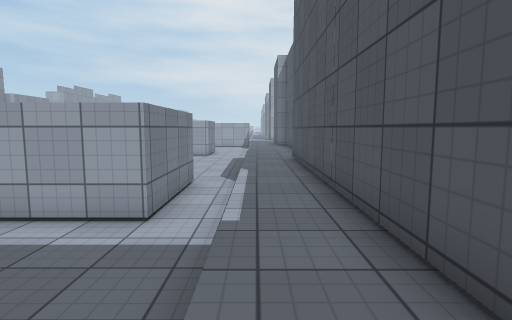
view 1 (above)

19 first-person views from a walk through a scene from a Unity 3-D project. The camera is 1.2 m above the floor, tilts 6° down and sees 80° across. The floor is counted in squares, 1 m on a side. Each view is taken from the middle of a square. On the plan, view 1 faces up. The plan holds only what a view shows up to about 13 squares ahead; the rest is blank. The place goes on beyond the plan. The player is left out. Surface patterns are stand-ins for the level's own textures.

view 2
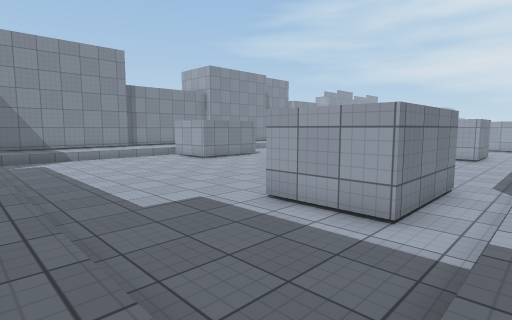

view 3
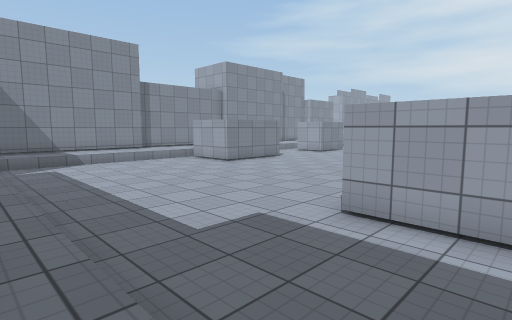

view 4
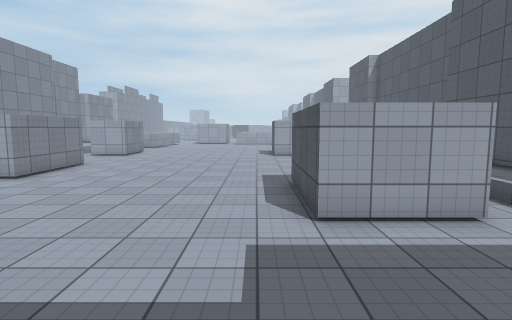

view 5
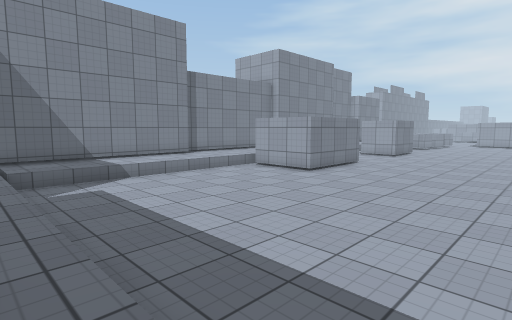

view 6
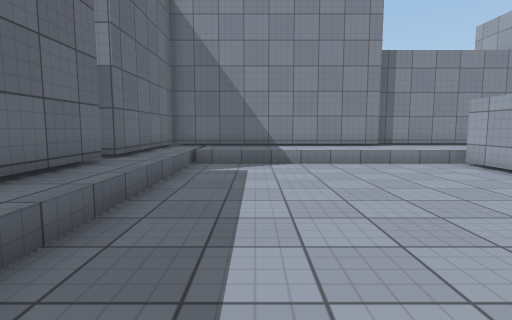

view 7
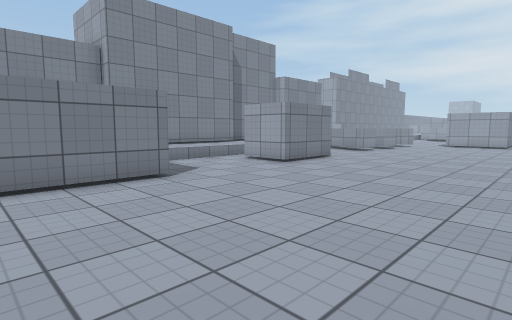

view 8
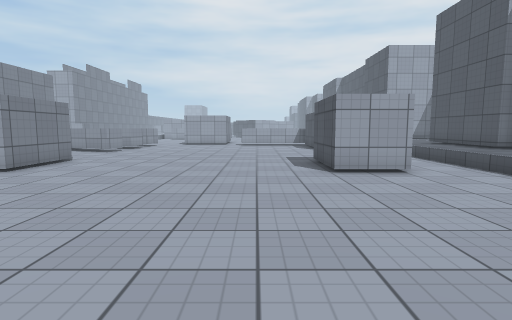

view 9
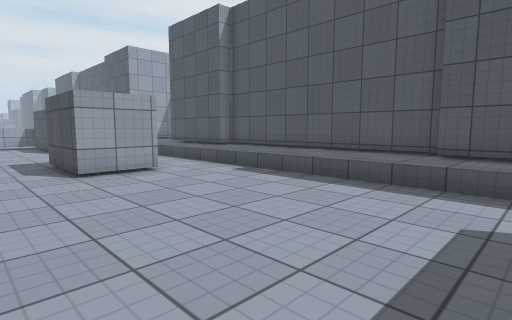

view 10
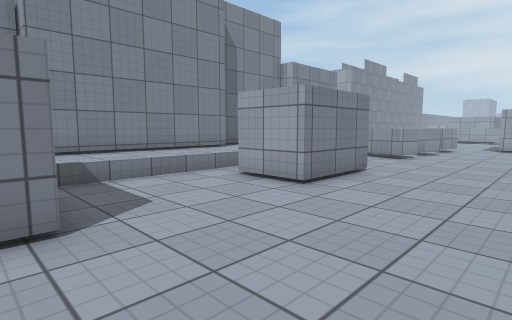

view 11
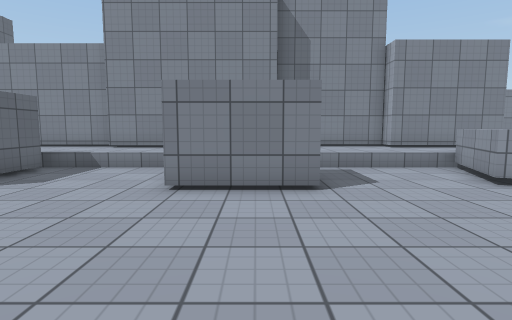

view 12
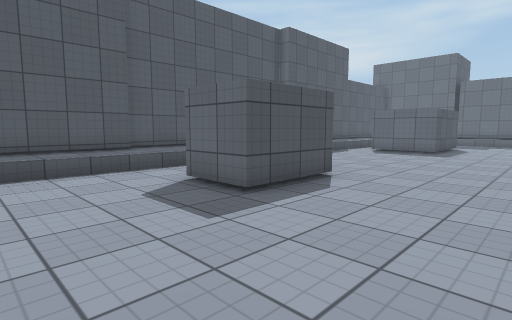

view 13
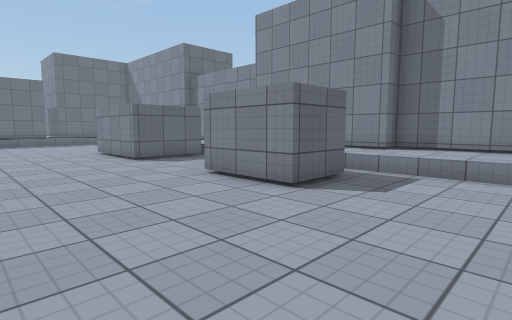

view 14
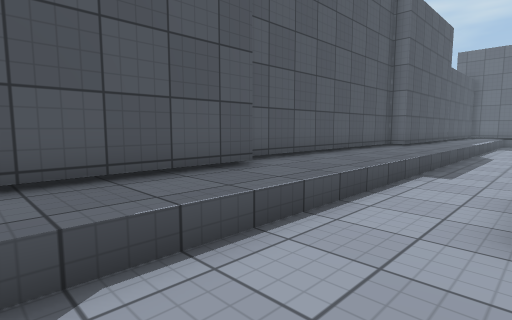

view 15
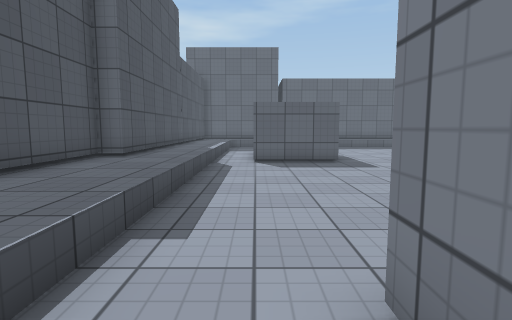

view 16
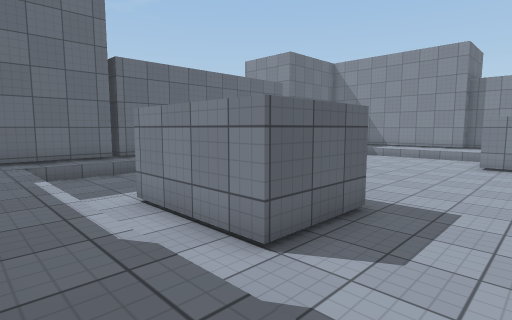

view 17
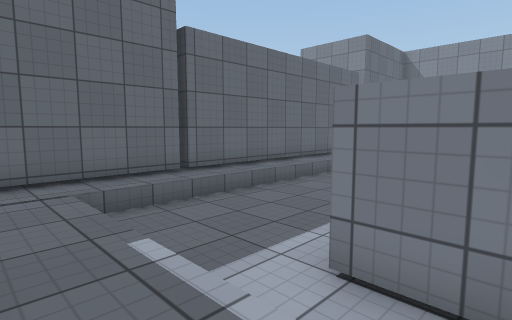

view 18
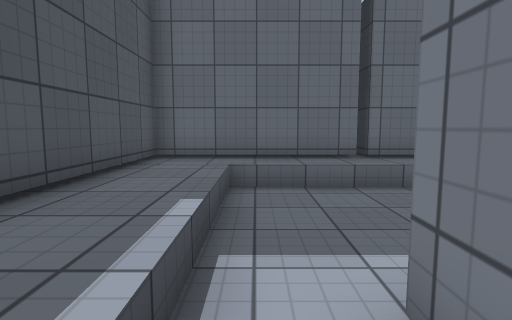

view 19
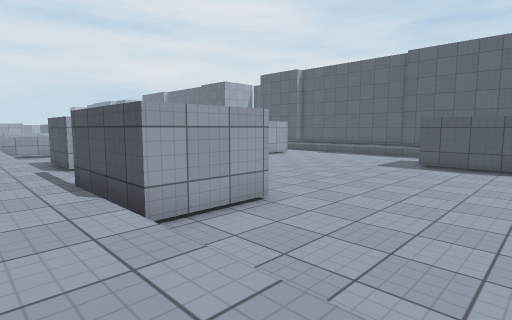

### Floor plan
Key: @ floor where view 1 was taken; # wall or solid block; . main floor; : floor 0.5 m higher than the main floor; / step, stairs or slope; ^ raised ledge.
Columns run from 21 left of view 1 to 2 right of it. Each row starts with its distance up from view 1.
 25 ##::/.^#........... .::#
 24 #:::/................::#
 23 #:::/................::#
 22 #:::/................::#
 21 ##::/###........###..::#
 20  #::/###........# #..::#
 19  #::/###........###..::#
 18  #::/.##.........##..::#
 17  #::/................::#
 16  #::/................::#
 15  #::/................::#
 14  #::/###.............::#
 13  #::## #.............::#
 12  #::#  #.............::#
 11  #::#  #.............::#
 10  #::####.............::#
  9  #::/...........####.::#
  8  #::/...........#  #.::#
  7  #::/...........#  #.::#
  6  #::/...........## #.::#
  5  #::/............###.::#
  4  #::/................::#
  3  #::/................::#
  2  #::/................::#
  1  # ///////////////////##
  0  #:::::::::::::::::::@:#
 -1  #######################

Where each view was taken, in squares from view 1:
view 1: 0 up, 0 right, facing up
view 2: 0 up, 0 right, facing up-left
view 3: 0 up, 2 left, facing up-left
view 4: 0 up, 6 left, facing up
view 5: 0 up, 7 left, facing up-left
view 6: 3 up, 7 left, facing left
view 7: 10 up, 7 left, facing up-left
view 8: 10 up, 7 left, facing up
view 9: 10 up, 7 left, facing up-right
view 10: 13 up, 10 left, facing up-left
view 11: 20 up, 8 left, facing left
view 12: 25 up, 9 left, facing down-right
view 13: 25 up, 9 left, facing down-left
view 14: 25 up, 3 left, facing down-right
view 15: 20 up, 2 left, facing down
view 16: 12 up, 1 right, facing down-left
view 17: 7 up, 1 right, facing down-left
view 18: 7 up, 1 left, facing down
view 19: 5 up, 19 left, facing up-right
